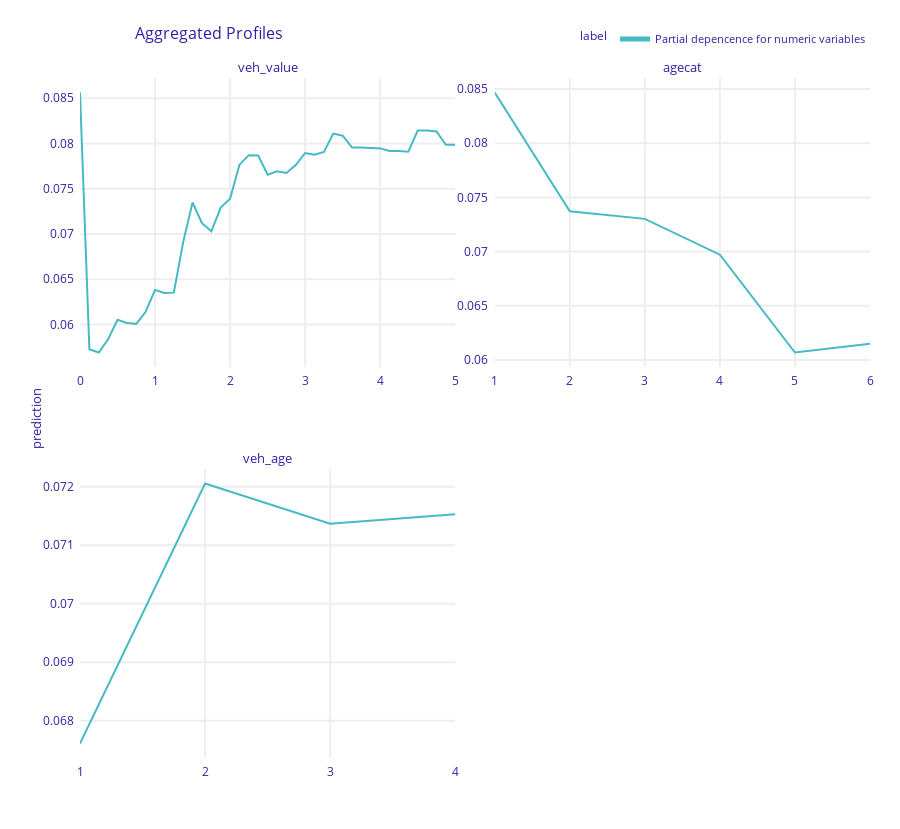
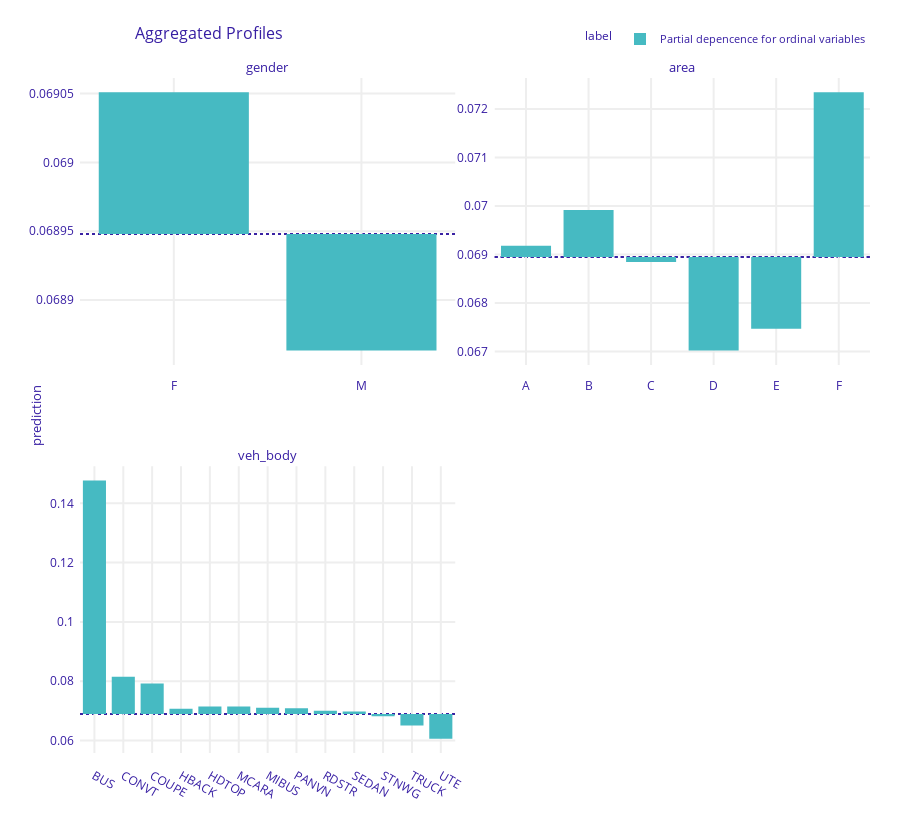

The code cell stored with these charts, in order, in its notebook:
### Code cell
# Partial dependence plots on training data
num_eval_at = {
    "veh_value": np.linspace(0, 5, 41),
    "agecat": sorted(car["agecat"].unique()),
    "veh_age": sorted(car["veh_age"].unique()),
}
pdp_num = exp.model_profile(
    variable_splits=num_eval_at,
    label="Partial depencence for numeric variables",
    verbose=False,
)
pdp_num.plot(facet_scales="free")

pdp_ord = exp.model_profile(
    variable_type="categorical",
    variable_splits=dict(zip(ord_features, ord_levels)),
    label="Partial depencence for ordinal variables",
    verbose=False,
)
pdp_ord.plot(facet_scales="free")

### Figure 1 — Plotly figure (JSON) as saved in the notebook; plotly's stock layout.template omitted (floating-point values rounded to 4 significant figures)
{"data": [{"customdata": [[0.0705, "Partial depencence for numeric variables", "veh_value"], [0.0705, "Partial depencence for numeric variables", "veh_value"], [0.0705, "Partial depencence for numeric variables", "veh_value"], [0.0705, "Partial depencence for numeric variables", "veh_value"], [0.0705, "Partial depencence for numeric variables", "veh_value"], [0.0705, "Partial depencence for numeric variables", "veh_value"], [0.0705, "Partial depencence for numeric variables", "veh_value"], [0.0705, "Partial depencence for numeric variables", "veh_value"], [0.0705, "Partial depencence for numeric variables", "veh_value"], [0.0705, "Partial depencence for numeric variables", "veh_value"], [0.0705, "Partial depencence for numeric variables", "veh_value"], [0.0705, "Partial depencence for numeric variables", "veh_value"], [0.0705, "Partial depencence for numeric variables", "veh_value"], [0.0705, "Partial depencence for numeric variables", "veh_value"], [0.0705, "Partial depencence for numeric variables", "veh_value"], [0.0705, "Partial depencence for numeric variables", "veh_value"], [0.0705, "Partial depencence for numeric variables", "veh_value"], [0.0705, "Partial depencence for numeric variables", "veh_value"], [0.0705, "Partial depencence for numeric variables", "veh_value"], [0.0705, "Partial depencence for numeric variables", "veh_value"], [0.0705, "Partial depencence for numeric variables", "veh_value"], [0.0705, "Partial depencence for numeric variables", "veh_value"], [0.0705, "Partial depencence for numeric variables", "veh_value"], [0.0705, "Partial depencence for numeric variables", "veh_value"], [0.0705, "Partial depencence for numeric variables", "veh_value"], [0.0705, "Partial depencence for numeric variables", "veh_value"], [0.0705, "Partial depencence for numeric variables", "veh_value"], [0.0705, "Partial depencence for numeric variables", "veh_value"], [0.0705, "Partial depencence for numeric variables", "veh_value"], [0.0705, "Partial depencence for numeric variables", "veh_value"], [0.0705, "Partial depencence for numeric variables", "veh_value"], [0.0705, "Partial depencence for numeric variables", "veh_value"], [0.0705, "Partial depencence for numeric variables", "veh_value"], [0.0705, "Partial depencence for numeric variables", "veh_value"], [0.0705, "Partial depencence for numeric variables", "veh_value"], [0.0705, "Partial depencence for numeric variables", "veh_value"], [0.0705, "Partial depencence for numeric variables", "veh_value"], [0.0705, "Partial depencence for numeric variables", "veh_value"], [0.0705, "Partial depencence for numeric variables", "veh_value"], [0.0705, "Partial depencence for numeric variables", "veh_value"], [0.0705, "Partial depencence for numeric variables", "veh_value"]], "hovertemplate": "<b>%{hovertext}</b><br><br>prediction=%{y:.3f}<br>mean_prediction=%{customdata[0]:.3f}<extra></extra>", "hovertext": ["Partial depencence for numeric variables", "Partial depencence for numeric variables", "Partial depencence for numeric variables", "Partial depencence for numeric variables", "Partial depencence for numeric variables", "Partial depencence for numeric variables", "Partial depencence for numeric variables", "Partial depencence for numeric variables", "Partial depencence for numeric variables", "Partial depencence for numeric variables", "Partial depencence for numeric variables", "Partial depencence for numeric variables", "Partial depencence for numeric variables", "Partial depencence for numeric variables", "Partial depencence for numeric variables", "Partial depencence for numeric variables", "Partial depencence for numeric variables", "Partial depencence for numeric variables", "Partial depencence for numeric variables", "Partial depencence for numeric variables", "Partial depencence for numeric variables", "Partial depencence for numeric variables", "Partial depencence for numeric variables", "Partial depencence for numeric variables", "Partial depencence for numeric variables", "Partial depencence for numeric variables", "Partial depencence for numeric variables", "Partial depencence for numeric variables", "Partial depencence for numeric variables", "Partial depencence for numeric variables", "Partial depencence for numeric variables", "Partial depencence for numeric variables", "Partial depencence for numeric variables", "Partial depencence for numeric variables", "Partial depencence for numeric variables", "Partial depencence for numeric variables", "Partial depencence for numeric variables", "Partial depencence for numeric variables", "Partial depencence for numeric variables", "Partial depencence for numeric variables", "Partial depencence for numeric variables"], "legendgroup": "Partial depencence for numeric variables", "line": {"color": "#46bac2", "dash": "solid", "width": 2}, "marker": {"symbol": "circle"}, "mode": "lines", "name": "Partial depencence for numeric variables", "opacity": 1, "orientation": "v", "showlegend": true, "type": "scatter", "x": [0, 0.125, 0.25, 0.375, 0.5, 0.625, 0.75, 0.875, 1, 1.125, 1.25, 1.375, 1.5, 1.625, 1.75, 1.875, 2, 2.125, 2.25, 2.375, 2.5, 2.625, 2.75, 2.875, 3, 3.125, 3.25, 3.375, 3.5, 3.625, 3.75, 3.875, 4, 4.125, 4.25, 4.375, 4.5, 4.625, 4.75, 4.875, 5], "xaxis": "x3", "y": [0.08563, 0.05728, 0.05691, 0.05837, 0.06053, 0.06018, 0.06008, 0.06141, 0.06383, 0.06348, 0.06352, 0.06911, 0.07348, 0.07119, 0.0703, 0.07292, 0.0739, 0.07765, 0.0787, 0.07866, 0.07654, 0.07692, 0.07673, 0.07761, 0.07894, 0.07874, 0.07906, 0.08108, 0.08085, 0.07954, 0.07954, 0.0795, 0.07945, 0.07917, 0.07917, 0.07908, 0.08141, 0.08141, 0.08132, 0.07985, 0.07985], "yaxis": "y3"}, {"customdata": [[0.0705, "Partial depencence for numeric variables", "agecat"], [0.0705, "Partial depencence for numeric variables", "agecat"], [0.0705, "Partial depencence for numeric variables", "agecat"], [0.0705, "Partial depencence for numeric variables", "agecat"], [0.0705, "Partial depencence for numeric variables", "agecat"], [0.0705, "Partial depencence for numeric variables", "agecat"]], "hovertemplate": "<b>%{hovertext}</b><br><br>prediction=%{y:.3f}<br>mean_prediction=%{customdata[0]:.3f}<extra></extra>", "hovertext": ["Partial depencence for numeric variables", "Partial depencence for numeric variables", "Partial depencence for numeric variables", "Partial depencence for numeric variables", "Partial depencence for numeric variables", "Partial depencence for numeric variables"], "legendgroup": "Partial depencence for numeric variables", "line": {"color": "#46bac2", "dash": "solid", "width": 2}, "marker": {"symbol": "circle"}, "mode": "lines", "name": "Partial depencence for numeric variables", "opacity": 1, "orientation": "v", "showlegend": false, "type": "scatter", "x": [1, 2, 3, 4, 5, 6], "xaxis": "x4", "y": [0.08469, 0.07372, 0.07302, 0.06971, 0.06068, 0.06149], "yaxis": "y4"}, {"customdata": [[0.0705, "Partial depencence for numeric variables", "veh_age"], [0.0705, "Partial depencence for numeric variables", "veh_age"], [0.0705, "Partial depencence for numeric variables", "veh_age"], [0.0705, "Partial depencence for numeric variables", "veh_age"]], "hovertemplate": "<b>%{hovertext}</b><br><br>prediction=%{y:.3f}<br>mean_prediction=%{customdata[0]:.3f}<extra></extra>", "hovertext": ["Partial depencence for numeric variables", "Partial depencence for numeric variables", "Partial depencence for numeric variables", "Partial depencence for numeric variables"], "legendgroup": "Partial depencence for numeric variables", "line": {"color": "#46bac2", "dash": "solid", "width": 2}, "marker": {"symbol": "circle"}, "mode": "lines", "name": "Partial depencence for numeric variables", "opacity": 1, "orientation": "v", "showlegend": false, "type": "scatter", "x": [1, 2, 3, 4], "xaxis": "x", "y": [0.06761, 0.07205, 0.07136, 0.07153], "yaxis": "y"}], "layout": {"annotations": [{"font": {"size": 13}, "showarrow": false, "text": "veh_age", "x": 0.2375, "xanchor": "center", "xref": "paper", "y": 0.425, "yanchor": "bottom", "yref": "paper"}, {"font": {"size": 13}, "showarrow": false, "text": "veh_value", "x": 0.2375, "xanchor": "center", "xref": "paper", "y": 1, "yanchor": "bottom", "yref": "paper"}, {"font": {"size": 13}, "showarrow": false, "text": "agecat", "x": 0.7625, "xanchor": "center", "xref": "paper", "y": 1, "yanchor": "bottom", "yref": "paper"}, {"font": {"size": 13}, "showarrow": false, "text": "prediction", "textangle": -90, "x": -0.07, "xref": "paper", "y": 0.5, "yref": "paper"}], "font": {"color": "#371ea3"}, "height": 829, "hovermode": "x unified", "legend": {"font": {"size": 11}, "itemsizing": "constant", "orientation": "h", "title": {"font": {"size": 12}, "text": "label"}, "tracegroupgap": 0, "x": 1, "xanchor": "right", "y": 1.036, "yanchor": "bottom"}, "margin": {"b": 71, "r": 30, "t": 78}, "title": {"font": {"size": 16}, "text": "Aggregated Profiles", "x": 0.15}, "xaxis": {"anchor": "y", "automargin": true, "domain": [0, 0.475], "fixedrange": true, "gridwidth": 2, "showticklabels": true, "tickcolor": "white", "ticklen": 3, "ticks": "outside", "title": {"text": ""}, "type": "linear", "zeroline": false}, "xaxis2": {"anchor": "y2", "automargin": true, "domain": [0.525, 1], "fixedrange": true, "gridwidth": 2, "showticklabels": true, "tickcolor": "white", "ticklen": 3, "ticks": "outside", "title": {"text": ""}, "type": "linear", "zeroline": false}, "xaxis3": {"anchor": "y3", "automargin": true, "domain": [0, 0.475], "fixedrange": true, "gridwidth": 2, "showticklabels": true, "tickcolor": "white", "ticklen": 3, "ticks": "outside", "title": {"text": ""}, "type": "linear", "zeroline": false}, "xaxis4": {"anchor": "y4", "automargin": true, "domain": [0.525, 1], "fixedrange": true, "gridwidth": 2, "showticklabels": true, "tickcolor": "white", "ticklen": 3, "ticks": "outside", "title": {"text": ""}, "type": "linear", "zeroline": false}, "yaxis": {"anchor": "x", "automargin": true, "domain": [0, 0.425], "fixedrange": true, "gridwidth": 2, "showticklabels": true, "tickcolor": "white", "ticklen": 3, "ticks": "outside", "title": {"text": ""}, "type": "linear", "zeroline": false}, "yaxis2": {"anchor": "x2", "automargin": true, "domain": [0, 0.425], "fixedrange": true, "gridwidth": 2, "showticklabels": true, "tickcolor": "white", "ticklen": 3, "ticks": "outside", "title": {"text": ""}, "type": "linear", "zeroline": false}, "yaxis3": {"anchor": "x3", "automargin": true, "domain": [0.575, 1], "fixedrange": true, "gridwidth": 2, "showticklabels": true, "tickcolor": "white", "ticklen": 3, "ticks": "outside", "title": {"text": ""}, "type": "linear", "zeroline": false}, "yaxis4": {"anchor": "x4", "automargin": true, "domain": [0.575, 1], "fixedrange": true, "gridwidth": 2, "showticklabels": true, "tickcolor": "white", "ticklen": 3, "ticks": "outside", "title": {"text": ""}, "type": "linear", "zeroline": false}}}

### Figure 2 — Plotly figure (JSON) as saved in the notebook; plotly's stock layout.template omitted (floating-point values rounded to 4 significant figures)
{"data": [{"alignmentgroup": "True", "base": [0.06895, 0.06895], "customdata": [[0.06905, "Partial depencence for ordinal variables", "gender"], [0.06886, "Partial depencence for ordinal variables", "gender"]], "hovertemplate": "<b>%{hovertext}</b><br><br>mean_prediction=%{base:.3f}<br>prediction=%{customdata[0]:.3f}<extra></extra>", "hovertext": ["Partial depencence for ordinal variables", "Partial depencence for ordinal variables"], "legendgroup": "Partial depencence for ordinal variables", "marker": {"color": "#46bac2", "pattern": {"shape": ""}}, "name": "Partial depencence for ordinal variables", "offsetgroup": "Partial depencence for ordinal variables", "orientation": "v", "showlegend": true, "textposition": "auto", "type": "bar", "x": ["F", "M"], "xaxis": "x3", "y": [0.0001028, -8.469e-05], "yaxis": "y3"}, {"alignmentgroup": "True", "base": [0.06895, 0.06895, 0.06895, 0.06895, 0.06895, 0.06895], "customdata": [[0.06918, "Partial depencence for ordinal variables", "area"], [0.06992, "Partial depencence for ordinal variables", "area"], [0.06885, "Partial depencence for ordinal variables", "area"], [0.06702, "Partial depencence for ordinal variables", "area"], [0.06747, "Partial depencence for ordinal variables", "area"], [0.07234, "Partial depencence for ordinal variables", "area"]], "hovertemplate": "<b>%{hovertext}</b><br><br>mean_prediction=%{base:.3f}<br>prediction=%{customdata[0]:.3f}<extra></extra>", "hovertext": ["Partial depencence for ordinal variables", "Partial depencence for ordinal variables", "Partial depencence for ordinal variables", "Partial depencence for ordinal variables", "Partial depencence for ordinal variables", "Partial depencence for ordinal variables"], "legendgroup": "Partial depencence for ordinal variables", "marker": {"color": "#46bac2", "pattern": {"shape": ""}}, "name": "Partial depencence for ordinal variables", "offsetgroup": "Partial depencence for ordinal variables", "orientation": "v", "showlegend": false, "textposition": "auto", "type": "bar", "x": ["A", "B", "C", "D", "E", "F"], "xaxis": "x4", "y": [0.0002341, 0.0009703, -9.927e-05, -0.001926, -0.001477, 0.003395], "yaxis": "y4"}, {"alignmentgroup": "True", "base": [0.06895, 0.06895, 0.06895, 0.06895, 0.06895, 0.06895, 0.06895, 0.06895, 0.06895, 0.06895, 0.06895, 0.06895, 0.06895], "customdata": [[0.1477, "Partial depencence for ordinal variables", "veh_body"], [0.08147, "Partial depencence for ordinal variables", "veh_body"], [0.07921, "Partial depencence for ordinal variables", "veh_body"], [0.07071, "Partial depencence for ordinal variables", "veh_body"], [0.0714, "Partial depencence for ordinal variables", "veh_body"], [0.0714, "Partial depencence for ordinal variables", "veh_body"], [0.07106, "Partial depencence for ordinal variables", "veh_body"], [0.07085, "Partial depencence for ordinal variables", "veh_body"], [0.06998, "Partial depencence for ordinal variables", "veh_body"], [0.06973, "Partial depencence for ordinal variables", "veh_body"], [0.06817, "Partial depencence for ordinal variables", "veh_body"], [0.06503, "Partial depencence for ordinal variables", "veh_body"], [0.06058, "Partial depencence for ordinal variables", "veh_body"]], "hovertemplate": "<b>%{hovertext}</b><br><br>mean_prediction=%{base:.3f}<br>prediction=%{customdata[0]:.3f}<extra></extra>", "hovertext": ["Partial depencence for ordinal variables", "Partial depencence for ordinal variables", "Partial depencence for ordinal variables", "Partial depencence for ordinal variables", "Partial depencence for ordinal variables", "Partial depencence for ordinal variables", "Partial depencence for ordinal variables", "Partial depencence for ordinal variables", "Partial depencence for ordinal variables", "Partial depencence for ordinal variables", "Partial depencence for ordinal variables", "Partial depencence for ordinal variables", "Partial depencence for ordinal variables"], "legendgroup": "Partial depencence for ordinal variables", "marker": {"color": "#46bac2", "pattern": {"shape": ""}}, "name": "Partial depencence for ordinal variables", "offsetgroup": "Partial depencence for ordinal variables", "orientation": "v", "showlegend": false, "textposition": "auto", "type": "bar", "x": ["BUS", "CONVT", "COUPE", "HBACK", "HDTOP", "MCARA", "MIBUS", "PANVN", "RDSTR", "SEDAN", "STNWG", "TRUCK", "UTE"], "xaxis": "x", "y": [0.07878, 0.01252, 0.01026, 0.001763, 0.00245, 0.00245, 0.00211, 0.001899, 0.00103, 0.0007824, -0.0007794, -0.003923, -0.008364], "yaxis": "y"}], "layout": {"annotations": [{"font": {"size": 13}, "showarrow": false, "text": "veh_body", "x": 0.2375, "xanchor": "center", "xref": "paper", "y": 0.425, "yanchor": "bottom", "yref": "paper"}, {"font": {"size": 13}, "showarrow": false, "text": "gender", "x": 0.2375, "xanchor": "center", "xref": "paper", "y": 1, "yanchor": "bottom", "yref": "paper"}, {"font": {"size": 13}, "showarrow": false, "text": "area", "x": 0.7625, "xanchor": "center", "xref": "paper", "y": 1, "yanchor": "bottom", "yref": "paper"}, {"font": {"size": 13}, "showarrow": false, "text": "prediction", "textangle": -90, "x": -0.07, "xref": "paper", "y": 0.5, "yref": "paper"}], "barmode": "group", "font": {"color": "#371ea3"}, "height": 829, "hovermode": "x unified", "legend": {"font": {"size": 11}, "itemsizing": "constant", "orientation": "h", "title": {"font": {"size": 12}, "text": "label"}, "tracegroupgap": 0, "x": 1, "xanchor": "right", "y": 1.036, "yanchor": "bottom"}, "margin": {"b": 71, "r": 30, "t": 78}, "shapes": [{"layer": "below", "line": {"color": "#371ea3", "dash": "dot", "width": 1.5}, "type": "line", "x0": 0, "x1": 1, "xref": "x domain", "y0": 0.06895, "y1": 0.06895, "yref": "y"}, {"layer": "below", "line": {"color": "#371ea3", "dash": "dot", "width": 1.5}, "type": "line", "x0": 0, "x1": 1, "xref": "x3 domain", "y0": 0.06895, "y1": 0.06895, "yref": "y3"}, {"layer": "below", "line": {"color": "#371ea3", "dash": "dot", "width": 1.5}, "type": "line", "x0": 0, "x1": 1, "xref": "x4 domain", "y0": 0.06895, "y1": 0.06895, "yref": "y4"}, {"layer": "below", "line": {"color": "#371ea3", "dash": "dot", "width": 1.5}, "type": "line", "x0": 0, "x1": 1, "xref": "x domain", "y0": 0.06895, "y1": 0.06895, "yref": "y"}, {"layer": "below", "line": {"color": "#371ea3", "dash": "dot", "width": 1.5}, "type": "line", "x0": 0, "x1": 1, "xref": "x3 domain", "y0": 0.06895, "y1": 0.06895, "yref": "y3"}, {"layer": "below", "line": {"color": "#371ea3", "dash": "dot", "width": 1.5}, "type": "line", "x0": 0, "x1": 1, "xref": "x4 domain", "y0": 0.06895, "y1": 0.06895, "yref": "y4"}, {"layer": "below", "line": {"color": "#371ea3", "dash": "dot", "width": 1.5}, "type": "line", "x0": 0, "x1": 1, "xref": "x domain", "y0": 0.06895, "y1": 0.06895, "yref": "y"}, {"layer": "below", "line": {"color": "#371ea3", "dash": "dot", "width": 1.5}, "type": "line", "x0": 0, "x1": 1, "xref": "x3 domain", "y0": 0.06895, "y1": 0.06895, "yref": "y3"}, {"layer": "below", "line": {"color": "#371ea3", "dash": "dot", "width": 1.5}, "type": "line", "x0": 0, "x1": 1, "xref": "x4 domain", "y0": 0.06895, "y1": 0.06895, "yref": "y4"}], "title": {"font": {"size": 16}, "text": "Aggregated Profiles", "x": 0.15}, "xaxis": {"anchor": "y", "automargin": true, "domain": [0, 0.475], "fixedrange": true, "gridwidth": 2, "showticklabels": true, "tickcolor": "white", "ticklen": 10, "ticks": "outside", "title": {"text": ""}, "type": "category"}, "xaxis2": {"anchor": "y2", "automargin": true, "domain": [0.525, 1], "fixedrange": true, "gridwidth": 2, "showticklabels": true, "tickcolor": "white", "ticklen": 10, "ticks": "outside", "title": {"text": ""}, "type": "category"}, "xaxis3": {"anchor": "y3", "automargin": true, "domain": [0, 0.475], "fixedrange": true, "gridwidth": 2, "showticklabels": true, "tickcolor": "white", "ticklen": 10, "ticks": "outside", "title": {"text": ""}, "type": "category"}, "xaxis4": {"anchor": "y4", "automargin": true, "domain": [0.525, 1], "fixedrange": true, "gridwidth": 2, "showticklabels": true, "tickcolor": "white", "ticklen": 10, "ticks": "outside", "title": {"text": ""}, "type": "category"}, "yaxis": {"anchor": "x", "automargin": true, "domain": [0, 0.425], "fixedrange": true, "gridwidth": 2, "showticklabels": true, "tickcolor": "white", "ticklen": 3, "ticks": "outside", "title": {"text": ""}, "type": "linear", "zeroline": false}, "yaxis2": {"anchor": "x2", "automargin": true, "domain": [0, 0.425], "fixedrange": true, "gridwidth": 2, "showticklabels": true, "tickcolor": "white", "ticklen": 3, "ticks": "outside", "title": {"text": ""}, "type": "linear", "zeroline": false}, "yaxis3": {"anchor": "x3", "automargin": true, "domain": [0.575, 1], "fixedrange": true, "gridwidth": 2, "showticklabels": true, "tickcolor": "white", "ticklen": 3, "ticks": "outside", "title": {"text": ""}, "type": "linear", "zeroline": false}, "yaxis4": {"anchor": "x4", "automargin": true, "domain": [0.575, 1], "fixedrange": true, "gridwidth": 2, "showticklabels": true, "tickcolor": "white", "ticklen": 3, "ticks": "outside", "title": {"text": ""}, "type": "linear", "zeroline": false}}}
